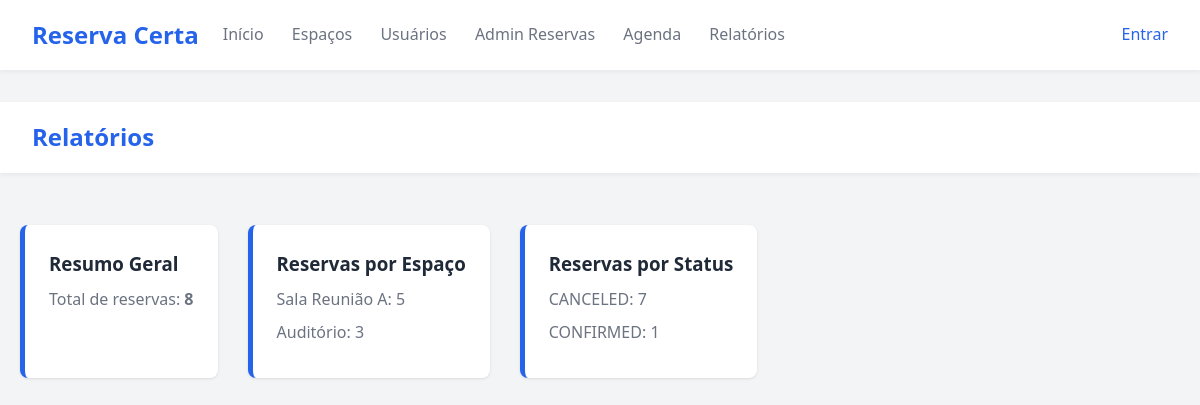
Page /reports on the committed database.
### tables this page shows
CREATE TABLE spaces (
    id TEXT PRIMARY KEY,
    name TEXT NOT NULL,
    capacity INTEGER NOT NULL,
    equipments TEXT,
    price_per_hour REAL NOT NULL DEFAULT 0.0,
    description TEXT
);

CREATE TABLE reservations (
    id TEXT PRIMARY KEY,
    user_id TEXT NOT NULL,
    space_id TEXT NOT NULL,
    start TEXT NOT NULL,
    end TEXT NOT NULL,
    status TEXT NOT NULL,
    notes TEXT,
    created_at TEXT NOT NULL,
    FOREIGN KEY(user_id) REFERENCES users(id) ON DELETE CASCADE,
    FOREIGN KEY(space_id) REFERENCES spaces(id) ON DELETE CASCADE
);

### app.py (the view)
@app.route('/reports')
def reports():
    reservations = reservation_repo.list_all()
    total = len(reservations)
    by_space = {}
    by_status = {}
    for r in reservations:
        sid = r.get('space_id') or 'unknown'
        sp = space_repo.get(sid)
        space_name = sp['name'] if sp else sid
        by_space[space_name] = by_space.get(space_name, 0) + 1
        status = r.get('status') or 'UNKNOWN'
        by_status[status] = by_status.get(status, 0) + 1
    return render_template('reports.html', total=total, by_space=by_space, by_status=by_status)

### persistence/connection_factory.py (called while the page is built)
def get_connection():
    conn = sqlite3.connect(str(DB_PATH), detect_types=sqlite3.PARSE_DECLTYPES|sqlite3.PARSE_COLNAMES)
    conn.row_factory = sqlite3.Row
    conn.execute('PRAGMA foreign_keys = ON;')
    return conn

### persistence/reservation_repository.py (called while the page is built)
    def list_all(self) -> List[dict]:
        with get_connection() as conn:
            cur = conn.execute('SELECT * FROM reservations')
            return [dict(r) for r in cur.fetchall()]

### persistence/space_repository.py (called while the page is built)
    def get(self, id: str) -> Optional[dict]:
        with get_connection() as conn:
            cur = conn.execute('SELECT * FROM spaces WHERE id=?', (id,))
            row = cur.fetchone()
            return dict(row) if row else None

### templates/reports.html (shortened to what this page needs)
{% extends 'base.html' %}
{% block content %}
  <header><h1>Relatórios</h1></header>
  <div class="container" style="padding:20px">
    <div class="card">
      <h3>Resumo Geral</h3>
      <p>Total de reservas: <strong>{{ total }}</strong></p>
    </div>
    <div class="card">
      <h3>Reservas por Espaço</h3>
      {% for space, cnt in by_space.items() %}
        <p>{{ space }}: {{ cnt }}</p>
      {% else %}
        <p>Nenhum dado.</p>
      {% endfor %}
    </div>
    <div class="card">
      <h3>Reservas por Status</h3>
      {% for status, cnt in by_status.items() %}
        <p>{{ status }}: {{ cnt }}</p>
      {% else %}
        <p>Nenhum dado.</p>
      {% endfor %}
    </div>
  </div>
{% endblock %}

### static/css/style.css (style rules this page uses)
:root { --primary-color: #2563eb; --primary-hover: #1d4ed8; --bg-color: #f3f4f6; --card-bg: #ffffff; --text-color: #1f2937; --text-muted: #6b7280; --border-color: #e5e7eb; --danger-color: #ef4444; }
* { box-sizing: border-box; margin: 0; padding: 0; }
body { font-family: 'Segoe UI', Tahoma, Geneva, Verdana, sans-serif; background-color: var(--bg-color); color: var(--text-color); line-height: 1.6; }
header { background-color: var(--card-bg); box-shadow: 0 2px 4px rgba(0,0,0,0.05); padding: 1rem 2rem; display: flex; justify-content: space-between; align-items: center; margin-bottom: 2rem; }
header h1 { font-size: 1.5rem; color: var(--primary-color); }
.container { max-width: 1200px; margin: 0 auto; padding: 0 20px; display: flex; gap: 30px; flex-wrap: wrap; }
.card { background: var(--card-bg); padding: 1.5rem; border-radius: 8px; box-shadow: 0 1px 3px rgba(0,0,0,0.1); margin-bottom: 1.5rem; border-left: 5px solid var(--primary-color); }
.card h3 { margin-bottom: 0.5rem; }
.card p { color: var(--text-muted); margin-bottom: 0.5rem; }

### rows in the picture
spaces: name "Sala Reunião A", cnt "5"
spaces: name "Auditório", cnt "3"
reservations: status "CANCELED", cnt "7"
reservations: status "CONFIRMED", cnt "1"

### other values in the picture
{{ total }} "8"
